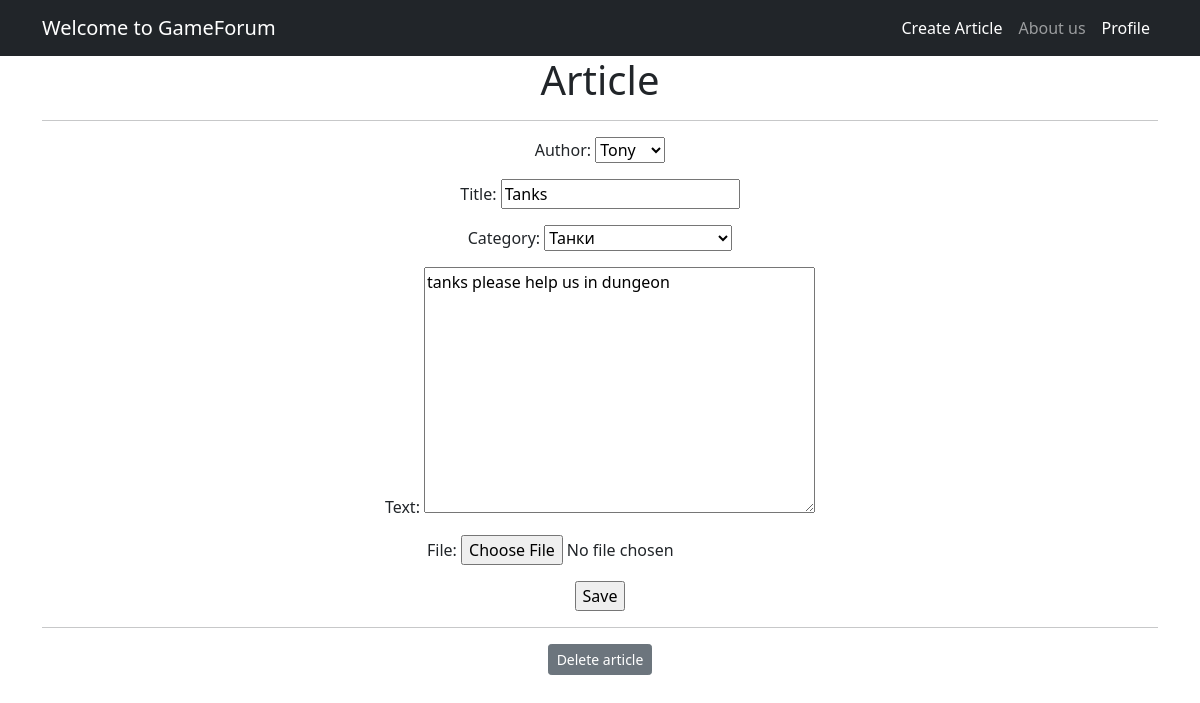
Screenshot of /articles/1/edit/ (signed in) with the database file from the repository.
### articles/models.py (models this page shows, shortened)
class Article(models.Model):
    CATEGORY_CHOICES = (
        ('tanks', 'Танки'),
        ('healers', 'Хилы'),
        ('damagedealers', 'ДД'),
        ('merchants', 'Торговцы'),
        ('guildmasters', 'Гильдмастеры'),
        ('questgivers', 'Квестгиверы'),
        ('blacksmiths', 'Кузнецы'),
        ('leatherworkers', 'Кожевники'),
        ('potionmasters', 'Зельевары'),
        ('spellmasters', 'Мастера заклинаний'),
    )
    author = models.ForeignKey(User, null=True, on_delete=models.SET_NULL)
    title = models.CharField(max_length=128)
    text = models.TextField()
    dateCreation = models.DateTimeField(auto_now_add=True)
    category = models.CharField(max_length=32, choices=CATEGORY_CHOICES, default='tanks')
    file = models.FileField(upload_to='uploads/', blank=True)

### articles/views.py (the view)
# urls.py: path('<int:pk>/edit/', ArticleEdit.as_view(), name='article_edit'),
class ArticleEdit(PermissionRequiredMixin, UpdateView):
    permission_required = ('articles.change_article')
    form_class = ArticleForm
    model = Article
    template_name = 'article_edit.html'

### articles/forms.py
class ArticleForm(forms.ModelForm):
    class Meta:
        model = Article
        fields = [
            'author',
            'title',
            'category',
            'text',
            'file',
        ]
        labels = {
            'author': 'Author',
            'title': 'Title',
            'category': 'Category',
            'text': 'Text',
            'file': 'File',
        }

### templates/article_edit.html (shortened to what this page needs)
{% extends 'flatpages/default.html' %}
{% block content %}
<h1>Article</h1>
<hr>
<form action="" method="post">
    {{ form.as_p }}
    <input type="submit" value="Save" />
</form>
<hr>
<form action="" method="post">
    <a href="{% url 'article_delete' article.id %}" class="btn btn-secondary btn-sm">Delete article</a>
</form>
{% endblock content %}

### rows the page displays
Article: author "Tony", title "Tanks", category "Танки", text "tanks please help us in dungeon"
